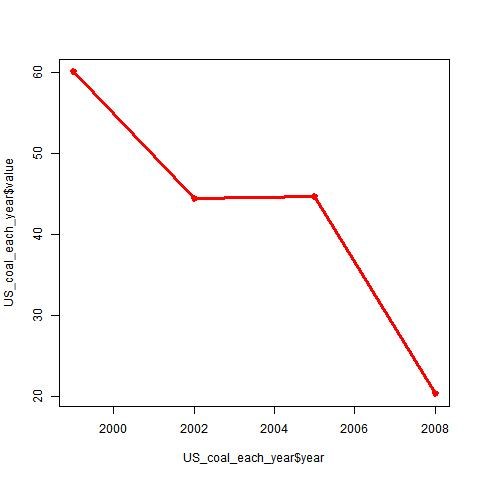

This figure's R source:
df<- readRDS("summary.rds")
str(df)
sum(is.na(df))
library(dplyr)

map$Short.Name <- as.character(map$Short.Name)
coal <- grepl("Coal",map$Short.Name)
coal_map <- map[coal,]

US_coal_emission <- merge(coal_map,df,by="SCC")
US_coal_each_year <- US_coal_emission %>% group_by(year) %>% summarise(value=mean(Emissions))
jpeg("Plot4.png")
plot(US_coal_each_year$year,US_coal_each_year$value,type="o",col="red",lwd=3)
dev.off()